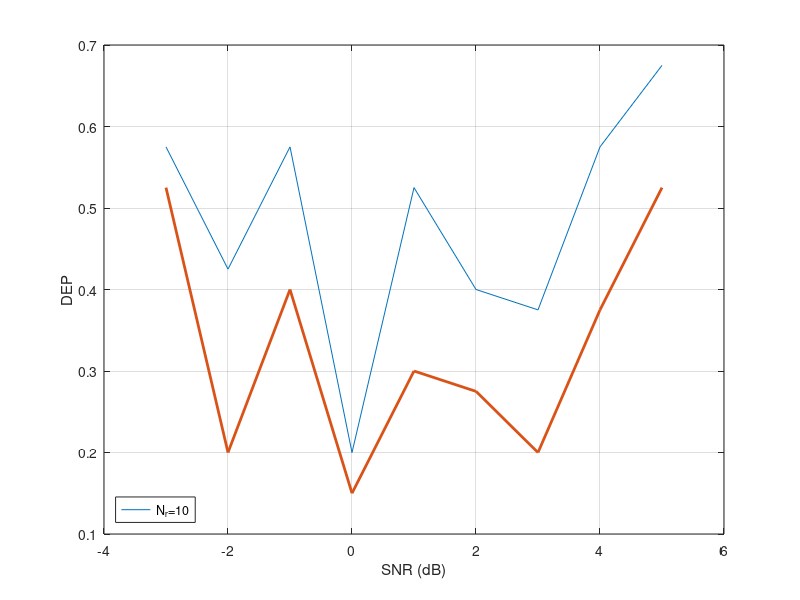

Write MATLAB code to recreate this figure.
%% Simulations for 2 transmitters and channel lengh 1
Lvec=[10];%Number of receivers
SNRvec=-3:1:5; %SNR

%% Parameteres to be set
% Number of receiver indixes
L1=1;



%% Plotting
load ('resultPruebas2.mat')
%close all
f=0;
fChi=0;
% %Q
% figure,plot(-10:10,sum(Qfin{Qini}(11,:,:)==3,3)/100, -10:10,sum(Qfin{Qini}(6,:,:)==3,3)/100, -10:10,sum(Qfin{Qini}(2,:,:)==3,3)/100)
% 
% %M
% plot(-10:10,sum(Mfin{Qini}(11,:,:)==3,3)/100, -10:10,sum(Mfin{Qini}(6,:,:)==3,3)/100, -10:10,sum(Mfin{Qini}(2,:,:)==3,3)/100)


%T1_DEP.eps
figure,plot(SNRvec,1-reshape(sum(acierto(f+1,fChi+1,L1,:,:),5),1,length(SNRvec))/40,SNRvec,1-reshape(sum(aciertoM(f+1,fChi+1,L1,:,:),5),1,length(SNRvec))/40,'linewidth',2)
grid on
xlabel('SNR (dB)'); ylabel('DEP')
legend(['N_r=' num2str(Lvec(L1))],'Location','SouthWest');
% axis([-8 8 0 1]);
% figurapdf(5.5,2.5);
% print -dpdf T1_DEP.pdf

